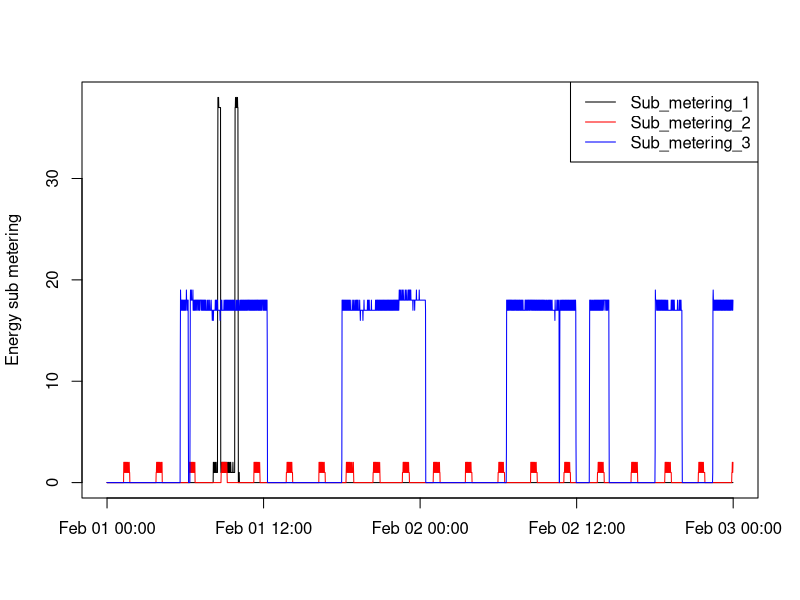

Write R code to recreate this figure.
library("readxl")

#Reading the filtered file created using Plot1.R script
plot3_data=read_xlsx("./finalised_Electric_power_consumption.xlsx")

#Concatenating datetime variable and converting into Datetime format
plot3_data$datetime=strptime(paste(as.character(plot3_data$Date),plot3_data$Time),"%Y-%m-%d %H:%M:%S")
str(plot3_data)

png("./plot3.png",width=480,height=480,units="px")
with(plot3_data,plot(datetime,Sub_metering_1,type="l",ylab="Energy sub metering",xlab=""))
lines(plot3_data$datetime,plot3_data$Sub_metering_2,type="l",col="red")
lines(plot3_data$datetime,plot3_data$Sub_metering_3,type="l",col="blue")

legend("topright",legend = c("Sub_metering_1","Sub_metering_2","Sub_metering_3"),col=c("black","red","blue"),lty=1)
dev.off()

